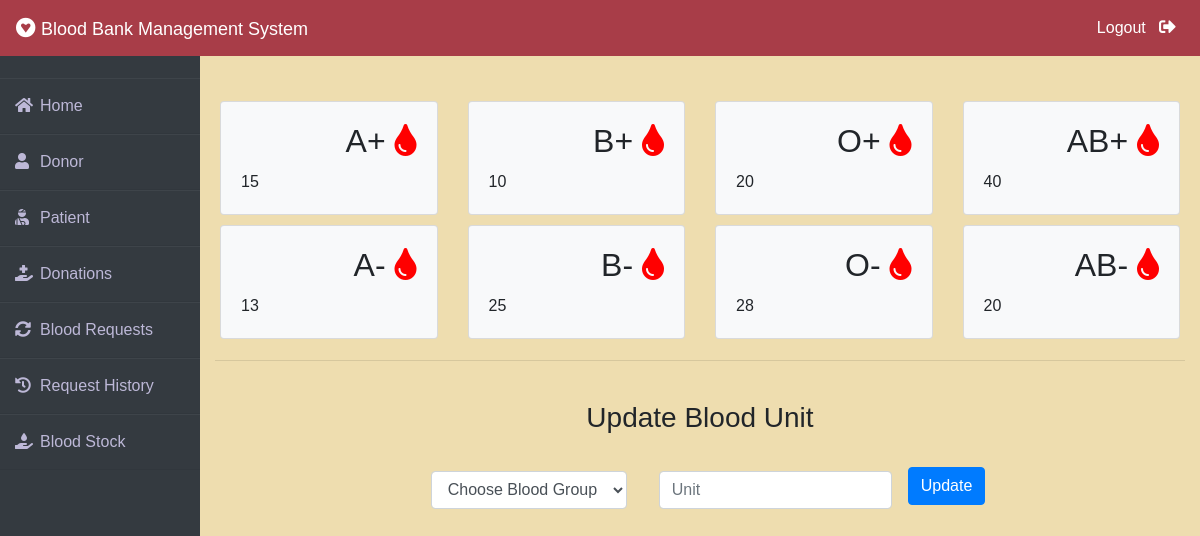
/admin-blood (signed in), run on the app's committed database.
### blood/models.py (models this page shows, shortened)
class Stock(models.Model):
    bloodgroup=models.CharField(max_length=10)
    unit=models.PositiveIntegerField(default=0)

### blood/views.py (the view, shortened to what this page needs)
# urls.py: path('admin-blood', views.admin_blood_view,name='admin-blood'),
@login_required(login_url='adminlogin')
def admin_blood_view(request):
    dict={
        'bloodForm':forms.BloodForm(),
        'A1':models.Stock.objects.get(bloodgroup="A+"),
        'A2':models.Stock.objects.get(bloodgroup="A-"),
        'B1':models.Stock.objects.get(bloodgroup="B+"),
        'B2':models.Stock.objects.get(bloodgroup="B-"),
        'AB1':models.Stock.objects.get(bloodgroup="AB+"),
        'AB2':models.Stock.objects.get(bloodgroup="AB-"),
        'O1':models.Stock.objects.get(bloodgroup="O+"),
        'O2':models.Stock.objects.get(bloodgroup="O-"),
    }
    return render(request,'blood/admin_blood.html',context=dict)

### blood/forms.py
class BloodForm(forms.ModelForm):
    class Meta:
        model=models.Stock
        fields=['bloodgroup','unit']

### blood/templates/blood/admin_blood.html (shortened to what this page needs)
{% extends 'blood/adminbase.html' %}
{% block content %}
{% load widget_tweaks %}
<br><br>
<div class="container">
    <div class="row">
      <div class="col-sm-3">
        <div class="card bg-light">
          <div class="card-body">
              <div class="blood">
                  <h2>A+ <i class="fas fa-tint"></i></h2>
              </div><br><br>
              <div>
                  {{A1.unit}}
              </div>
          </div>
        </div>
      </div>
      <div class="col-sm-3">
          <div class="card bg-light">
              <div class="card-body">
                  <div class="blood">
                      <h2>B+ <i class="fas fa-tint"></i></h2>
                  </div><br><br>
                  <div>
                    {{B1.unit}}
                  </div>
              </div>
            </div>
      </div>
      <div class="col-sm-3">
          <div class="card bg-light">
              <div class="card-body">
                  <div class="blood">
                      <h2>O+ <i class="fas fa-tint"></i></h2>
                  </div><br><br>
                  <div>
                    {{O1.unit}}
                  </div>
              </div>
            </div>
        </div>
        <div class="col-sm-3">
          <div class="card bg-light">
              <div class="card-body">
                  <div class="blood">
                      <h2>AB+ <i class="fas fa-tint"></i></h2>
                  </div><br><br>
                  <div>
                    {{AB1.unit}}
                  </div>
              </div>
            </div>
        </div>
    </div>
    <div class="row">
      <div class="col-sm-3">
        <div class="card bg-light">
          <div class="card-body">
              <div class="blood">
                  <h2>A- <i class="fas fa-tint"></i></h2>
              </div><br><br>
              <div>
                {{A2.unit}}
              </div>
          </div>
        </div>
      </div>
      <div class="col-sm-3">
          <div class="card bg-light">
              <div class="card-body">
                  <div class="blood">
                      <h2>B- <i class="fas fa-tint"></i></h2>
                  </div><br><br>
                  <div>
                    {{B2.unit}}
                  </div>
              </div>
            </div>
      </div>
      <div class="col-sm-3">
          <div class="card bg-light">
              <div class="card-body">
                  <div class="blood">
                      <h2>O- <i class="fas fa-tint"></i></h2>
                  </div><br><br>
                  <div>
                    {{O2.unit}}
                  </div>
              </div>
            </div>
        </div>
        <div class="col-sm-3">
          <div class="card bg-light">
              <div class="card-body">
                  <div class="blood">
                      <h2>AB- <i class="fas fa-tint"></i></h2>
                  </div><br><br>
                  <div>
                    {{AB2.unit}}
                  </div>
              </div>
            </div>
        </div>
    </div>
<hr>
<br>
<h3 class="text-center">Update Blood Unit</h3><br>
<div class="xyz">
    <form class="form-inline" method="POST">
        <div class="form-group mx-sm-3 mb-6">
            <select name="bloodgroup" class="form-control">
                <option disabled="disabled" selected="selected">Choose Blood Group</option>
            </select>
          </div>
        <div class="form-group mx-sm-3 mb-6">
          <input type="number" class="form-control" name="unit" placeholder="Unit">
        </div>
        <button type="submit" class="btn btn-primary mb-2">Update</button>
      </form>
</div>
</div>
{% endblock content %}

### blood/templates/blood/adminbase.html (style rules this page uses)
.row { padding: 5px; }
.fa-tint { color: red; }
.blood { float: right; }
.xyz { color: rgb(245, 13, 13); font-size: 3ex; }
* { margin: 0; padding: 0; box-sizing: border-box; list-style: none; text-decoration: none; font-family: 'Josefin Sans', sans-serif; }
body { background-color: #eeddaf; }

### blood/templates/blood/admin_blood.html (style rules this page uses)
.xyz { display: table; margin-right: auto; margin-left: auto; }

### data on the page
Stock: unit "15"
Stock: unit "10"
Stock: unit "20"
Stock: unit "40"
Stock: unit "13"
Stock: unit "25"
Stock: unit "28"
Stock: unit "20"
